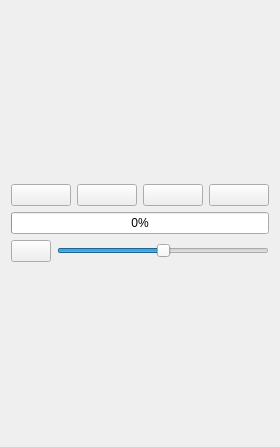
<?xml version="1.0" encoding="UTF-8"?>
<ui version="4.0">
 <class>MainWindow</class>
 <widget class="QMainWindow" name="MainWindow">
  <property name="geometry">
   <rect>
    <x>0</x>
    <y>0</y>
    <width>280</width>
    <height>447</height>
   </rect>
  </property>
  <property name="windowTitle">
   <string>Audio Media Player</string>
  </property>
  <property name="toolTip">
   <string>Open</string>
  </property>
  <widget class="QWidget" name="centralWidget">
   <layout class="QVBoxLayout" name="verticalLayout">
    <item>
     <layout class="QVBoxLayout" name="vL1"/>
    </item>
    <item>
     <layout class="QVBoxLayout" name="vL2">
      <item>
       <layout class="QHBoxLayout" name="horizontalLayout">
        <item>
         <widget class="QPushButton" name="pushButtonOpenFile">
          <property name="toolTip">
           <string>Open</string>
          </property>
          <property name="text">
           <string/>
          </property>
          <property name="icon">
           <iconset resource="picsresource.qrc">
            <normaloff>:/pics/pics/6794469_document_file_folder_multimedia_music_icon.png</normaloff>:/pics/pics/6794469_document_file_folder_multimedia_music_icon.png</iconset>
          </property>
          <property name="iconSize">
           <size>
            <width>48</width>
            <height>48</height>
           </size>
          </property>
         </widget>
        </item>
        <item>
         <widget class="QPushButton" name="pushButtonPlay">
          <property name="toolTip">
           <string>Play</string>
          </property>
          <property name="text">
           <string/>
          </property>
          <property name="icon">
           <iconset resource="picsresource.qrc">
            <normaloff>:/pics/pics/6794458_media_multimedia_music_play_player_icon.png</normaloff>:/pics/pics/6794458_media_multimedia_music_play_player_icon.png</iconset>
          </property>
          <property name="iconSize">
           <size>
            <width>48</width>
            <height>48</height>
           </size>
          </property>
         </widget>
        </item>
        <item>
         <widget class="QPushButton" name="pushButtonPause">
          <property name="toolTip">
           <string>Pause</string>
          </property>
          <property name="text">
           <string/>
          </property>
          <property name="icon">
           <iconset resource="picsresource.qrc">
            <normaloff>:/pics/pics/6794465_audio_media_multimedia_music_pause_icon.png</normaloff>:/pics/pics/6794465_audio_media_multimedia_music_pause_icon.png</iconset>
          </property>
          <property name="iconSize">
           <size>
            <width>48</width>
            <height>48</height>
           </size>
          </property>
         </widget>
        </item>
        <item>
         <widget class="QPushButton" name="pushButtonStop">
          <property name="toolTip">
           <string>Stop</string>
          </property>
          <property name="text">
           <string/>
          </property>
          <property name="icon">
           <iconset resource="picsresource.qrc">
            <normaloff>:/pics/pics/6794471_media_multimedia_music_player_stop_icon.png</normaloff>:/pics/pics/6794471_media_multimedia_music_player_stop_icon.png</iconset>
          </property>
          <property name="iconSize">
           <size>
            <width>48</width>
            <height>48</height>
           </size>
          </property>
         </widget>
        </item>
       </layout>
      </item>
      <item>
       <widget class="QProgressBar" name="progressBar">
        <property name="value">
         <number>0</number>
        </property>
       </widget>
      </item>
      <item>
       <layout class="QHBoxLayout" name="horizontalLayout_2">
        <property name="sizeConstraint">
         <enum>QLayout::SetDefaultConstraint</enum>
        </property>
        <item>
         <widget class="QPushButton" name="pushButtonMute">
          <property name="toolTip">
           <string>Mute</string>
          </property>
          <property name="text">
           <string/>
          </property>
          <property name="icon">
           <iconset>
            <activeoff>:/pics/pics/6794456_audio_multimedia_music_sound_speaker_icon.png</activeoff>
            <activeon>:/pics/pics/6794470_audio_media_multimedia_music_mute_icon.png</activeon>
           </iconset>
          </property>
          <property name="iconSize">
           <size>
            <width>24</width>
            <height>24</height>
           </size>
          </property>
          <property name="checkable">
           <bool>true</bool>
          </property>
         </widget>
        </item>
        <item>
         <widget class="QSlider" name="sliderVolume">
          <property name="toolTip">
           <string>Volume</string>
          </property>
          <property name="value">
           <number>50</number>
          </property>
          <property name="orientation">
           <enum>Qt::Horizontal</enum>
          </property>
         </widget>
        </item>
       </layout>
      </item>
     </layout>
    </item>
   </layout>
  </widget>
 </widget>
 <layoutdefault spacing="6" margin="11"/>
 <resources>
  <include location="picsresource.qrc"/>
 </resources>
 <connections/>
</ui>
